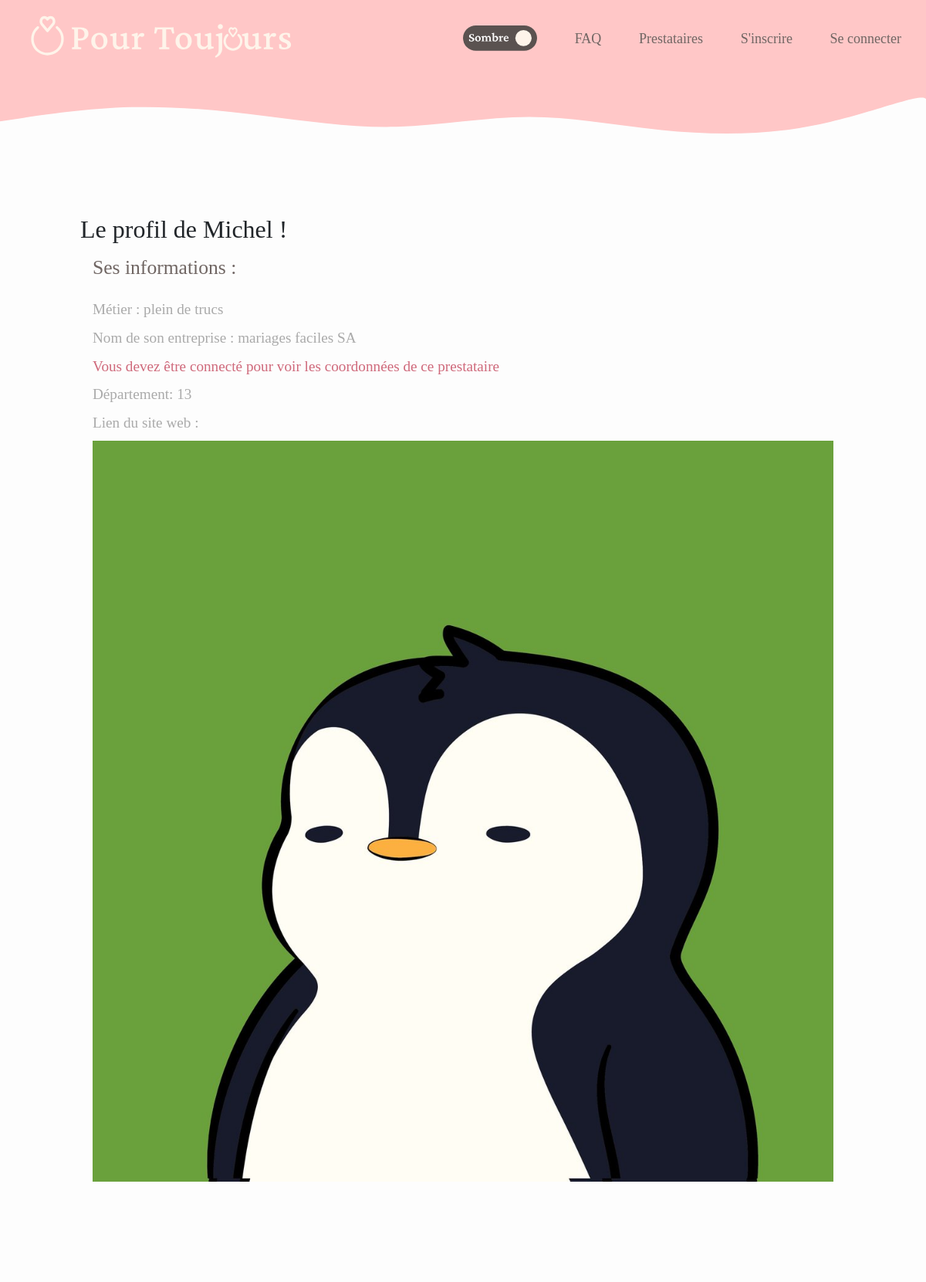
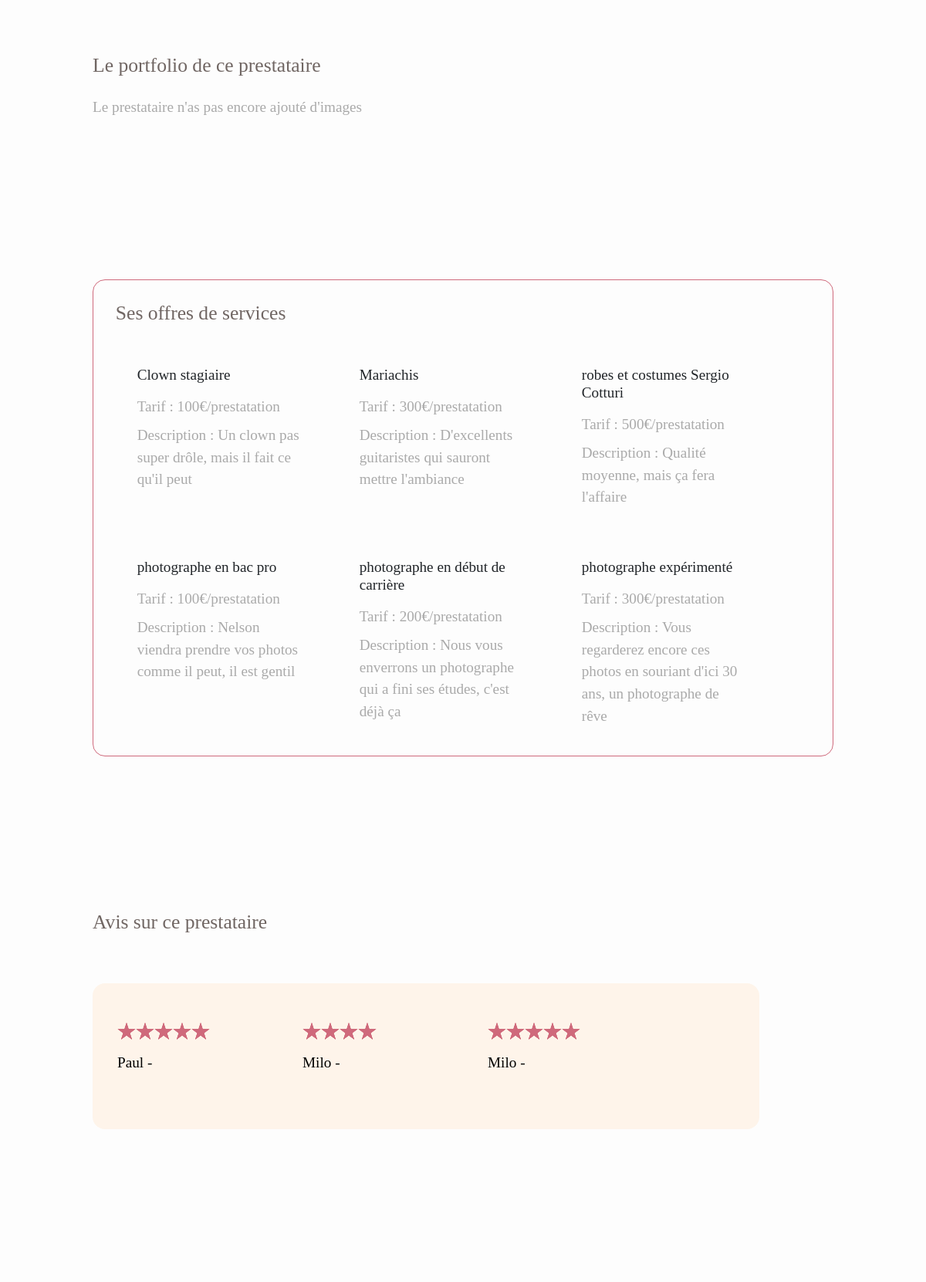
/pro_profile_for_user.php?pro=4 (upper part), run on the app's committed database (2 pictures, top to bottom).
### tables this page shows
CREATE TABLE PRESTATAIRE(
	id INTEGER PRIMARY KEY auto_increment,
	nomEntreprise VARCHAR(30),
	telPro CHAR(10),
	emailPro VARCHAR(60),
	metier VARCHAR(20),
	description VARCHAR(255),
	photoProfil VARCHAR(40) DEFAULT 'default_pp.jpg',
	lienSiteWeb VARCHAR(100),
	signature VARCHAR(100),
	personne INTEGER NOT NULL UNIQUE REFERENCES PERSONNE(id)
);

CREATE TABLE PERSONNE(
	id INTEGER PRIMARY KEY auto_increment,
	nomComplet VARCHAR(70),
	nomPrefere VARCHAR(50),
	date_naissance DATE,
	genre CHAR(1),
	email VARCHAR(60),
	mot_de_passe VARCHAR(255),
	numero_tel CHAR(10),
	departement CHAR(3),
	cle INTEGER,
	confirme INTEGER DEFAULT 0,
	date_inscription DATETIME DEFAULT NOW(),
	estAdmin TINYINT(1) DEFAULT 0
);

CREATE TABLE SERVICE(
	id INTEGER PRIMARY KEY auto_increment,
	nom VARCHAR(40),
	type CHAR(1),
	tarif FLOAT,
	description VARCHAR(100),
	prestataire INTEGER NOT NULL REFERENCES PRESTATAIRE(id)
);

### pro_profile_for_user.php (the view, shortened to what this page needs)
<!DOCTYPE html>
<html>
    <head>
        <?php include('includes/common_head.php'); ?>
        <link rel="stylesheet" href="style/pro_profile.css">
    </head>
    <body>
        <?php include('includes/header.php'); ?>
        <main>
            <?php
                    $welcome_title = 'Le profil de ';
                    $info_det = 'Ses';
                    $company_det = "son";
                    $id_presta = htmlspecialchars($_GET['pro']);
                    if (isset($id_presta)){
                        $q = 'SELECT nomPrefere, email, departement, nomEntreprise, emailPro, telPro, metier, photoProfil, lienSiteWeb FROM PRESTATAIRE INNER JOIN PERSONNE ON PRESTATAIRE.personne = PERSONNE.id WHERE PRESTATAIRE.id = :id';
                        $req = $bdd->prepare($q);
                        $req->execute(['id' => $id_presta]);
                        $results = $req->fetchAll(PDO::FETCH_ASSOC);
                    } else {
                        header('location:search_pro.php?message=Il y a eu une erreur, veuillez réessayer');
                        exit;
                    }
            ?>
            <section id="profile">
                <div>
                    <?php
                         if (isLogged()){
                            echo ' <h2>' . $welcome_title . $results[0]['nomPrefere'] .' !<a href="new_conversation.php?email='. $results[0]['email'] . '"><img src="images/presta_contact_icon.svg"></a></h2>';
                         } else {
                             echo ' <h2>' . $welcome_title . $results[0]['nomPrefere'] .' !</h2>';
                         }
                    echo '
                            <h3>' . $info_det .' informations :</h3>
                            <p>Métier : ' . $results[0]['metier'] .'</p>
                            <p>Nom de '. $company_det . ' entreprise : ' . $results[0]['nomEntreprise']  .'</p>';
                        if (isLogged()){
                            echo '<p>Email : ' . $results[0]['emailPro'] . '</p>
                            <p>Tel pro : '. $results[0]['telPro'] .'</p>';
                        } else {
                            echo '<p id="message">Vous devez être connecté pour voir les coordonnées de ce prestataire</p>';
                        }
                    echo '<p>Département: ' . $results[0]['departement'] . '</p>
                    <p>Lien du site web : <a target="_blank" href="'. $results[0]['lienSiteWeb'] . '">' .$results[0]['lienSiteWeb']. '</a></p>
                    ';
                    ?>
                </div>
                <?= '<img src="images/prestataires/' . $results[0]['photoProfil']. '">' ;?>
            </section>
            <section id="portfolio">
                <h3>Le portfolio de ce prestataire</h3>
                <div id="show_portfolio">
                    <?php
                        $q ='SELECT id, nom, description FROM PORTFOLIO_IMAGES WHERE prestataire = :id';
                        $req = $bdd->prepare($q);
                        $req -> execute([
                            'id' => $id_presta
                    ]);
                    $results = $req->fetchAll(PDO::FETCH_ASSOC);
                    if(count($results) == 0){
                        echo '<p>Le prestataire n\'as pas encore ajouté d\'images</p>';
                    }
                    ?>
            </section>
            <section id="services">
                <h3>Ses offres de services</h3>
                <div id="show_services">
                    <?php
                        $q ='SELECT id,nom,tarif,type,description,prestataire FROM SERVICE WHERE prestataire = :id';
                        $req = $bdd->prepare($q);
                        $req -> execute([
                            'id' => $id_presta
                    ]);
                    $results = $req->fetchAll(PDO::FETCH_ASSOC);
                    foreach($results as $key => $service){
                        $condition =   $service['type'] == "N" ? 'invité' : 'prestatation' ;
                        echo '
                        <div class="service-card">
                        <h4>'. $service['nom'].'</h4>
                        <p>Tarif : '. $service['tarif']. '€/'. $condition . '</p>
                        <p>Description : '. $service['description'].'</p>
                        </div>
                        ';
                    }
                    ?>
                 </div>
            </section>
            <h3>Avis sur ce prestataire</h3>
            <section id="reviews">
            <?php
                $q = 'SELECT (SELECT nomPrefere FROM PERSONNE WHERE id = utilisateur) AS nom_client, note, contenu, date_envoi FROM COMMENTAIRE WHERE prestataire = :prestataire' ;
                $req = $bdd->prepare($q);
                $req -> execute([
                    'prestataire' => $id_presta
                ]);
                $result = $req -> fetchAll(PDO::FETCH_ASSOC);
                    foreach($result as $key => $commentaire){
                        echo '
                            <div>
                            <p class="comment">'. $commentaire['contenu']. '</p>
                            <div class="rating">';
                                for($i = 0; $i<$commentaire['note']; $i++){
                                echo '<img src="images/rating_red_star.svg">';
                                }
                        echo '</div>
                            <p>'. $commentaire['nom_client']. ' - ' . $commentaire['date_envoi'] . '</p>
                        </div>';
                    }
            ?>
            </section>
        </main>
    </body>
</html>

### style/index.css (style rules this page uses)
* { box-sizing: border-box; }
body { margin: 0; background-color: var(--dark_white); }
html { font-size: 16px; }
body { font-family: 'Crimson Pro'; }
main { min-height: 100vh; }
h2 { margin: 16px 0; color : var(--dark_grey) ; text-align: center; font-size: 1.7rem; }
h3 { text-align: center; font-size: 1.2rem; font-weight: bold; color: var(--grey2); }
p { font-size: 1.2rem; font-weight: bold; color: var(--grey2); }
main { padding: 0 10vw; }
section { margin-bottom: 150px; }
@media screen and (min-width: 900px) { section { margin: 200px 0; } }

### style/pro_profile.css (style rules this page uses)
section { margin-top: 64px; }
h2 { margin-left: -16px; font-size: 2rem; text-align: left; }
h3 { margin-bottom: 24px; text-align: left; font-size: 1.6rem; font-weight: normal; }
h4 { font-size: 1.2rem; margin-bottom: 16px; color: var(--dark_grey) }
p#message { color : var(--dark_pink) ; }
p { margin-bottom: 8px; color: #aaa; font-weight: normal; }
#profile { display: flex; flex-direction: column; justify-content: space-between; }
#services { border :var(--dark_pink) solid 1px; border-radius: 16px; -webkit-border-radius: 16px; -moz-border-radius: 16px; -ms-border-radius: 16px; -o-border-radius: 16px; padding-left: 3%; PADDING-TOP: 3% }
#services > div { display: flex; flex-wrap: wrap; }
#services > div > div { width: 100%; margin-bottom: 64px; padding-right: 2%; }
@media screen and (min-width: 700px) { #services > div > div { width: 44%; margin: 3%; } }
@media screen and (min-width: 1000px) { #services > div > div { width: 25%; margin: 3% } }
#show_portfolio { display: flex; align-items: center; overflow-x: scroll; }
#reviews { padding: 32px; background-color: var(--beige); border-radius: 16px; -webkit-border-radius: 16px; -moz-border-radius: 16px; -ms-border-radius: 16px; -o-border-radius: 16px; }
#reviews p { color: black; }
#reviews { display: flex; overflow-x: scroll; width: 100%; flex-direction: row; }
#reviews > div { margin-bottom: 32px; min-width:120%; }
.rating { margin: 16px 0; }
@media screen and (min-width: 700px) { #reviews { width : 70vw; } }
@media screen and (min-width: 700px) { #reviews > div { min-width: 55%; } }
@media screen and (min-width: 1000px) { #reviews { width : 90%; } }
@media screen and (min-width: 1000px) { #reviews > div { min-width: 30%; } }

### style/colors.css (style rules this page uses)
:root { --light_pink : #FFC7C7 ; --beige : #FEF4EA; --dark_white : #FDFDFD ; --dark_pink : #CF697B; --dark-grey : #5A5250; --grey2 : #706663; --place_holder : #aaaaaa; --transparent_grey :#ADA9A8 ; }

### data on the page
prestataire: personne.nomPrefere "Michel", metier "plein de trucs", nomEntreprise "mariages faciles SA", personne.departement "13", photoProfil (placeholder picture)
service: nom "Clown stagiaire", tarif "100", type "prestatation", description "Un clown pas super drôle, mais il fait ce qu'il peut"
service: nom "Mariachis", tarif "300", type "prestatation", description "D'excellents guitaristes qui sauront mettre l'ambiance"
service: nom "robes et costumes Sergio Cotturi", tarif "500", type "prestatation", description "Qualité moyenne, mais ça fera l'affaire"
service: nom "photographe en bac pro", tarif "100", type "prestatation", description "Nelson viendra prendre vos photos comme il peut, il est gentil"
service: nom "photographe en début de carrière", tarif "200", type "prestatation", description "Nous vous enverrons un photographe qui a fini ses études, c'est déjà ça"
service: nom "photographe expérimenté", tarif "300", type "prestatation", description "Vous regarderez encore ces photos en souriant d'ici 30 ans, un photographe de rêve"

### other printed values
$welcome_title "Le profil de"
$info_det "Ses"
$company_det "son"
$commentaire['nom_client'] "Paul"
$commentaire['nom_client'] "Milo"
